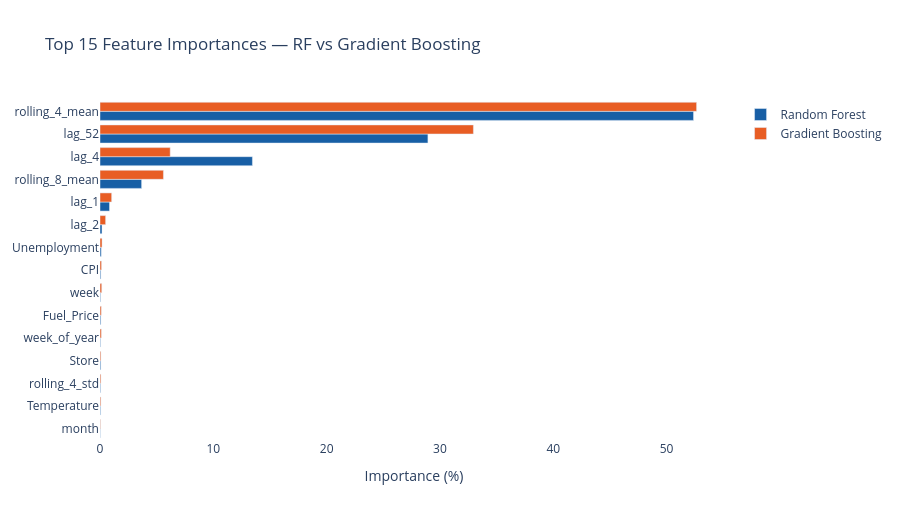

The notebook cell this image was saved under:
### Code cell
feat_imp = pd.DataFrame({
    'Feature': X_train.columns,
    'RF_pct': rf.feature_importances_ / rf.feature_importances_.sum() * 100,
    'GB_pct': gb.feature_importances_ / gb.feature_importances_.sum() * 100
}).sort_values('RF_pct', ascending=False)

top15 = feat_imp.head(15)

fig = go.Figure()

fig.add_trace(go.Bar(
    x=top15['RF_pct'],
    y=top15['Feature'],
    orientation='h',
    name='Random Forest',
    marker_color='#185FA5'
))

fig.add_trace(go.Bar(
    x=top15['GB_pct'],
    y=top15['Feature'],
    orientation='h',
    name='Gradient Boosting',
    marker_color='#E85D24'
))

fig.update_layout(
    barmode='group',
    title='Top 15 Feature Importances — RF vs Gradient Boosting',
    xaxis_title='Importance (%)',
    height=520,
    plot_bgcolor='white',
    yaxis=dict(categoryorder='total ascending')
)

fig.show()

print("Top 5 features by importance:")

for _, r in feat_imp.head(5).iterrows():
    print(f"{r['Feature']:<22}  RF: {r['RF_pct']:.1f}%   GB: {r['GB_pct']:.1f}%")

### Figure 1 — Plotly figure (JSON) as saved in the notebook; plotly's stock layout.template omitted (floating-point values rounded to 4 significant figures)
{"data": [{"marker": {"color": "#185FA5"}, "name": "Random Forest", "orientation": "h", "type": "bar", "x": [52.37, 28.94, 13.45, 3.673, 0.8389, 0.1765, 0.1085, 0.06644, 0.06604, 0.0651, 0.04924, 0.04742, 0.04675, 0.04104, 0.01962], "y": ["rolling_4_mean", "lag_52", "lag_4", "rolling_8_mean", "lag_1", "lag_2", "Unemployment", "CPI", "Fuel_Price", "Store", "Temperature", "rolling_4_std", "week", "week_of_year", "month"]}, {"marker": {"color": "#E85D24"}, "name": "Gradient Boosting", "orientation": "h", "type": "bar", "x": [52.65, 32.95, 6.194, 5.598, 1.028, 0.4955, 0.1804, 0.1358, 0.1127, 0.07454, 0.07128, 0.07626, 0.1521, 0.1176, 0.03903], "y": ["rolling_4_mean", "lag_52", "lag_4", "rolling_8_mean", "lag_1", "lag_2", "Unemployment", "CPI", "Fuel_Price", "Store", "Temperature", "rolling_4_std", "week", "week_of_year", "month"]}], "layout": {"barmode": "group", "height": 520, "plot_bgcolor": "white", "title": {"text": "Top 15 Feature Importances — RF vs Gradient Boosting"}, "xaxis": {"title": {"text": "Importance (%)"}}, "yaxis": {"categoryorder": "total ascending"}}}
